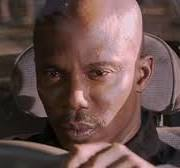
#> input picture HW/image.png, 180 x 168 px; its folder holds only this picture in this run
$ python -i face_service.py   (imports and definitions only)
#> lines starting #> are read from the running program, lines starting #| are printed output that depends on the picture
import base64
import os
import urllib.request
from pathlib import Path
import cv2
import numpy as np

# Đường dẫn thư mục
BASE_DIR = Path(__file__).resolve().parent.parent
MODELS_DIR = BASE_DIR / "models"
FACES_DIR = BASE_DIR / "faces"

# Đảm bảo thư mục faces tồn tại
# [1 line not run here, left out]

# URL tải mô hình ONNX
YUNET_URL = "https://github.com/opencv/opencv_zoo/raw/main/models/face_detection_yunet/face_detection_yunet_2023mar.onnx"
SFACE_URL = "https://github.com/opencv/opencv_zoo/raw/main/models/face_recognition_sface/face_recognition_sface_2021dec.onnx"

YUNET_PATH = MODELS_DIR / "face_detection_yunet_2023mar.onnx"
SFACE_PATH = MODELS_DIR / "face_recognition_sface_2021dec.onnx"

# Ngưỡng Cosine Similarity cho SFace
COSINE_THRESHOLD = 0.363

# Caching models
_detector = None
_recognizer = None
_use_fallback = False


# [71 lines left out: functions download_file, init_models, decode_base64_image, not called in this run]


# ---------------- FALLBACK ORB IMPLEMENTATION ----------------

def detect_and_crop_face_fallback(img: np.ndarray) -> np.ndarray | None:
    """Fallback: Phát hiện và cắt mặt dùng Haar Cascade."""
    try:
        gray = cv2.cvtColor(img, cv2.COLOR_BGR2GRAY)
        cascade_path = cv2.data.haarcascades + "haarcascade_frontalface_default.xml"
        face_cascade = cv2.CascadeClassifier(cascade_path)
        faces = face_cascade.detectMultiScale(gray, scaleFactor=1.1, minNeighbors=5, minSize=(30, 30))

        if len(faces) == 0:
            return None

        x, y, w, h = faces[0]
        face_img = gray[y:y+h, x:x+w]
        return cv2.resize(face_img, (128, 128))
    except Exception as exc:
        print(f"[FaceService] Fallback detection error: {exc}")
        return None


# [112 lines left out: functions verify_face_fallback, verify_face, not called in this run]

>>> import cv2
>>> picture = cv2.imread('../../HW/image.png')
#> picture is the input picture: shape (168, 180, 3); mean B, G, R 74.1, 77.4, 101.9
>>> result = detect_and_crop_face_fallback(picture)
#> in detect_and_crop_face_fallback, `gray = cv2.cvtColor(img, cv2.COLOR_BGR2GRAY)`:
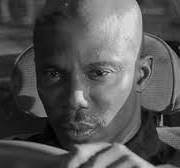
#> gray: shape (168, 180); min 0, max 226, mean 84.3
#> in detect_and_crop_face_fallback, `faces = face_cascade.detectMultiScale(gray, scaleFactor=1.1, minNeighb..`: faces = ()
